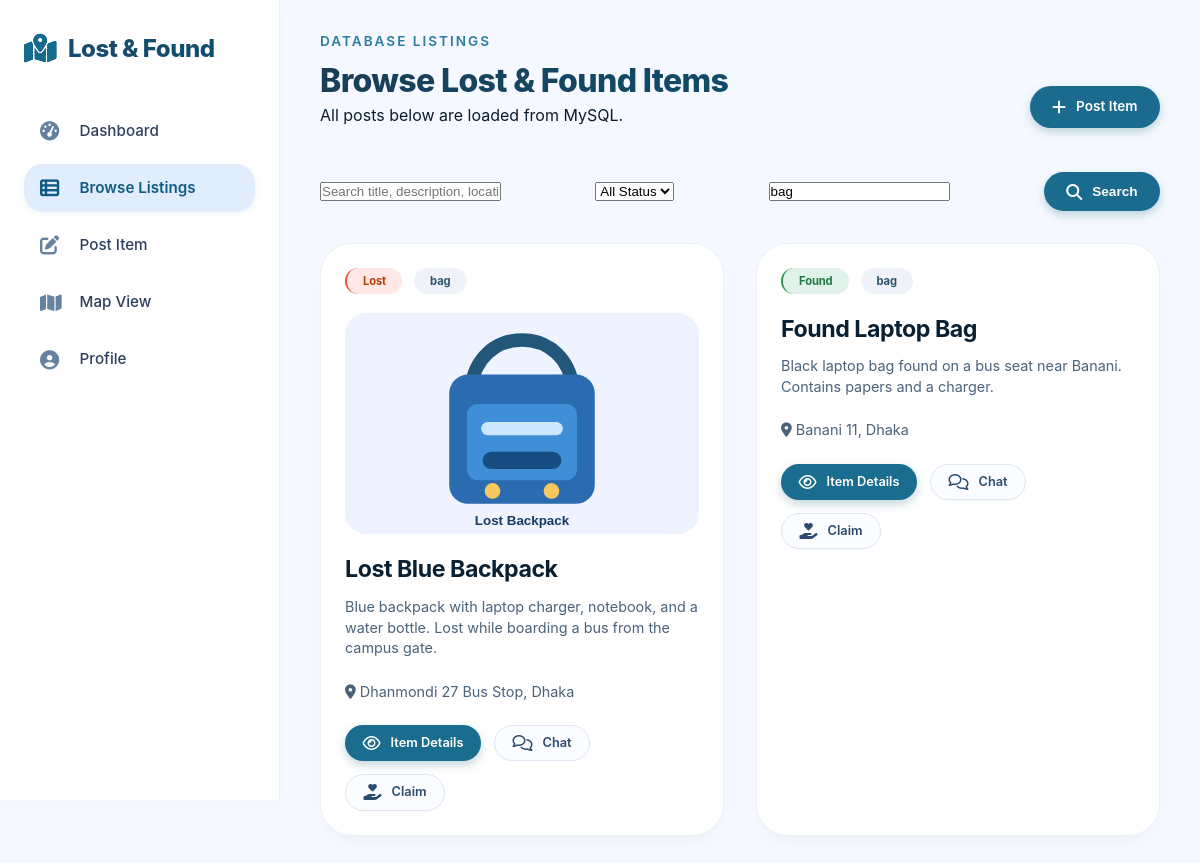
Screenshot of /backend-php/browse_listing_view.php?category=bag with the database file from the repository.
### tables this page shows
CREATE TABLE items (
  id INT AUTO_INCREMENT PRIMARY KEY,
  user_id INT NOT NULL,
  title VARCHAR(180) NOT NULL,
  description TEXT NOT NULL,
  item_type ENUM('lost', 'found') NOT NULL,
  category VARCHAR(60) NOT NULL,
  location_name VARCHAR(180) NOT NULL,
  latitude DECIMAL(10, 7),
  longitude DECIMAL(10, 7),
  date_occurred DATE,
  public_contact VARCHAR(120),
  reward_amount DECIMAL(10, 2) DEFAULT 0,
  priority_level ENUM('normal', 'important', 'emergency') NOT NULL DEFAULT 'normal',
  status ENUM('open', 'matched', 'claimed', 'returned', 'closed', 'removed') NOT NULL DEFAULT 'open',
  view_count INT NOT NULL DEFAULT 0,
  created_at TIMESTAMP NOT NULL DEFAULT CURRENT_TIMESTAMP,
  updated_at TIMESTAMP NOT NULL DEFAULT CURRENT_TIMESTAMP ON UPDATE CURRENT_TIMESTAMP,
  CONSTRAINT fk_items_user FOREIGN KEY (user_id) REFERENCES users(id) ON DELETE CASCADE,
  INDEX idx_items_type_status (item_type, status),
  INDEX idx_items_category (category),
  INDEX idx_items_location (location_name),
  FULLTEXT INDEX ft_items_search (title, description, location_name)
);

### backend-php/config.php (called while the page is built, shortened)
<?php
function clean_text(?string $value): string
{
    return trim((string) $value);
}

### backend-php/browse_listing_view.php (the view, shortened to what this page needs)
<?php
require __DIR__ . '/config.php';
$category = clean_text($_GET['category'] ?? '');
$q = clean_text($_GET['q'] ?? '');
$where = ["i.status <> 'removed'"];
$params = [];
if ($category !== '') {
    $where[] = 'i.category = ?';
    $params[] = $category;
}
$stmt = $pdo->prepare(
    "SELECT i.*, u.full_name,
     (SELECT image_path FROM item_images img WHERE img.item_id = i.id ORDER BY is_primary DESC, id ASC LIMIT 1) AS image_path
     FROM items i
     JOIN users u ON u.id = i.user_id
     WHERE " . implode(' AND ', $where) . '
     ORDER BY i.created_at DESC'
);
$stmt->execute($params);
$items = $stmt->fetchAll();
function h(?string $value): string
{
    return htmlspecialchars((string) $value, ENT_QUOTES, 'UTF-8');
}
?>
<!DOCTYPE html>
<html lang="en">
<head>
  <link rel="stylesheet" href="../Browse Listing.css">
  <link rel="stylesheet" href="https://cdnjs.cloudflare.com/ajax/libs/font-awesome/6.4.0/css/all.min.css">
</head>
<body>
<div class="app-shell">
  <aside class="sidebar">
    <a class="brand" href="../Landing Page.html"><i class="fa-solid fa-map-location-dot"></i> Lost & Found</a>
    <nav class="nav-list">
      <a href="../DashBoard.html"><i class="fa-solid fa-gauge-high"></i> Dashboard</a>
      <a class="active" href="browse_listing_view.php"><i class="fa-solid fa-table-list"></i> Browse Listings</a>
      <a href="../Create Post.html"><i class="fa-solid fa-pen-to-square"></i> Post Item</a>
      <a href="../Map View.html"><i class="fa-solid fa-map"></i> Map View</a>
      <a href="../Profile Page.html"><i class="fa-solid fa-circle-user"></i> Profile</a>
    </nav>
  </aside>
  <main class="content">
    <header class="topline">
      <div>
        <p class="eyebrow">Database Listings</p>
        <h1>Browse Lost & Found Items</h1>
        <p>All posts below are loaded from MySQL.</p>
      </div>
      <a class="btn primary" href="../Create Post.html"><i class="fa-solid fa-plus"></i> Post Item</a>
    </header>
    <form class="filter-bar" method="get" action="browse_listing_view.php">
      <input type="text" name="q" value="<?= h($q) ?>" placeholder="Search title, description, location">
      <select name="type">
        <option value="">All Status</option>
      </select>
      <input type="text" name="category" value="<?= h($category) ?>" placeholder="Category">
      <button class="btn primary" type="submit"><i class="fa-solid fa-search"></i> Search</button>
    </form>
    <section class="grid" id="listingsGrid">
      <?php foreach ($items as $item): ?>
        <article class="card">
          <div class="meta">
            <span class="pill <?= h($item['item_type']) ?>">
              <?= ucfirst(h($item['item_type'])) ?>
            </span>
            <span class="pill"><?= h($item['category']) ?></span>
          </div>
          <?php if ($item['image_path']): ?>
            <img class="listing-img" src="../<?= h($item['image_path']) ?>" alt="<?= h($item['title']) ?>">
          <?php endif; ?>
          <h2><?= h($item['title']) ?></h2>
          <p><?= h(strlen($item['description']) > 140 ? substr($item['description'], 0, 140) . '...' : $item['description']) ?></p>
          <p><i class="fa-solid fa-location-dot"></i> <?= h($item['location_name']) ?></p>
          <div class="card-actions">
            <a class="btn primary" href="post_details_view.php?id=<?= (int) $item['id'] ?>">
              <i class="fa-regular fa-eye"></i> Item Details
            </a>
            <a class="btn" href="../Chat.html?item_id=<?= (int) $item['id'] ?>&receiver_id=<?= (int) $item['user_id'] ?>">
              <i class="fa-regular fa-comments"></i> Chat
            </a>
            <a class="btn" href="../Claim Item.html?item_id=<?= (int) $item['id'] ?>">
              <i class="fa-solid fa-hand-holding-heart"></i> Claim
            </a>
          </div>
        </article>
      <?php endforeach; ?>
    </section>
  </main>
</div>
</body>
</html>

### Browse Listing.css (style rules this page uses)
* { margin: 0; padding: 0; box-sizing: border-box; }
body { font-family: 'Inter', sans-serif; background: #f5f9ff; color: #0a1c2f; line-height: 1.45; overflow-x: hidden; }
.app-shell { display: flex; min-height: 100vh; backdrop-filter: blur(0px); }
.sidebar { width: 280px; background: rgba(255,255,255,0.96); backdrop-filter: blur(2px); border-right: 1px solid rgba(0, 20, 40, 0.08); padding: 2rem 1.5rem; position: sticky; top: 0; height: 100vh; display: flex; flex-direction: column; transition: all 0.2s ease; box-shadow: 0 4px 12px rgba(0,0,0,0.02); }
.brand { display: flex; align-items: center; gap: 12px; font-size: 1.5rem; font-weight: 800; letter-spacing: -0.02em; background: linear-gradient(135deg, #1e4a6e, #0c4e6e); background-clip: text; -webkit-background-clip: text; color: transparent; text-decoration: none; margin-bottom: 2.5rem; }
.brand i { background: #0c4e6e; background: linear-gradient(145deg, #1f6e8c, #0e4b6e); -webkit-background-clip: text; background-clip: text; color: #136b8d; font-size: 1.8rem; }
.nav-list { display: flex; flex-direction: column; gap: 0.6rem; }
.nav-list a { display: flex; align-items: center; gap: 14px; padding: 0.8rem 1rem; border-radius: 1.2rem; font-weight: 500; color: #2c3f5c; text-decoration: none; transition: all 0.25s cubic-bezier(0.2, 0.9, 0.4, 1.1); font-size: 0.95rem; }
.nav-list a i { width: 1.6rem; font-size: 1.2rem; color: #6682a0; }
.nav-list a.active { background: #e1edfc; color: #0f5b83; font-weight: 600; box-shadow: 0 2px 6px rgba(0, 55, 80, 0.05); }
.nav-list a.active i { color: #0f5b83; }
.content { flex: 1; padding: 2rem 2.5rem; transition: all 0.2s; max-width: 1400px; margin: 0 auto; width: 100%; }
.topline { display: flex; justify-content: space-between; align-items: flex-end; flex-wrap: wrap; margin-bottom: 2.8rem; animation: fadeSlideUp 0.45s ease-out; }
.eyebrow { font-size: 0.85rem; text-transform: uppercase; letter-spacing: 2px; font-weight: 600; color: #2c7da0; margin-bottom: 0.4rem; }
.topline h1 { font-size: 2rem; font-weight: 800; letter-spacing: -0.02em; background: linear-gradient(145deg, #1a3d56, #0f4c6b); background-clip: text; -webkit-background-clip: text; color: transparent; }
.btn { display: inline-flex; align-items: center; gap: 10px; background: white; padding: 0.7rem 1.4rem; border-radius: 2.5rem; font-weight: 600; font-size: 0.85rem; border: 1px solid #dce5f0; color: #2c4a6e; text-decoration: none; transition: all 0.2s ease; cursor: pointer; backdrop-filter: blur(2px); box-shadow: 0 1px 2px rgba(0,0,0,0.02); }
.btn i { font-size: 1rem; }
.btn.primary { background: #1b6b8f; border: none; color: white; box-shadow: 0 4px 10px rgba(24, 94, 120, 0.25); }
.filter-bar { display: flex; justify-content: space-between; align-items: center; flex-wrap: wrap; gap: 1rem; margin: 1rem 0 2rem 0; animation: fadeSlideUp 0.4s ease; }
.grid { display: grid; grid-template-columns: repeat(auto-fill, minmax(340px, 1fr)); gap: 2rem; margin-top: 1rem; }
.card { background: rgba(255, 255, 255, 0.95); backdrop-filter: blur(0px); border-radius: 2rem; padding: 1.5rem; transition: all 0.35s cubic-bezier(0.2, 0.9, 0.4, 1.1); border: 1px solid rgba(155, 185, 212, 0.2); box-shadow: 0 10px 20px -8px rgba(0, 0, 0, 0.05); animation: cardGlide 0.5s ease backwards; transform-origin: center; }
.listing-img { display: block; width: 100%; aspect-ratio: 16 / 10; object-fit: cover; border-radius: 1.35rem; margin-bottom: 1.2rem; background: #eef3f9; }
.meta { display: flex; gap: 0.75rem; margin-bottom: 1.2rem; flex-wrap: wrap; }
.pill { font-size: 0.7rem; font-weight: 700; padding: 0.3rem 1rem; border-radius: 100px; background: #eff3f9; color: #2c536e; letter-spacing: -0.01em; }
.pill.lost { background: #ffe8e6; color: #bc3900; border-left: 2px solid #e5533c; }
.pill.found { background: #e0f2e9; color: #1f7840; border-left: 2px solid #2b9348; }
.card h2 { font-size: 1.45rem; font-weight: 700; margin-bottom: 0.6rem; letter-spacing: -0.02em; color: #082032; }
.card p { color: #4a627a; font-size: 0.9rem; line-height: 1.45; margin-bottom: 1.4rem; }
.card-actions { display: flex; gap: 0.8rem; flex-wrap: wrap; }
.card-actions .btn { padding: 0.5rem 1.1rem; font-size: 0.8rem; background: #fafcff; border-radius: 2rem; }
.card-actions .btn.primary { background: #1a6d8f; color: white; }

### rows the page displays
items: item_type "Lost", category "bag", title "Lost Blue Backpack", description "Blue backpack with laptop charger, notebook, and a water bottle. Lost while boarding a bus from the campus gate.", location_name "Dhanmondi 27 Bus Stop, Dhaka"
items: item_type "Found", category "bag", title "Found Laptop Bag", description "Black laptop bag found on a bus seat near Banani. Contains papers and a charger.", location_name "Banani 11, Dhaka"
